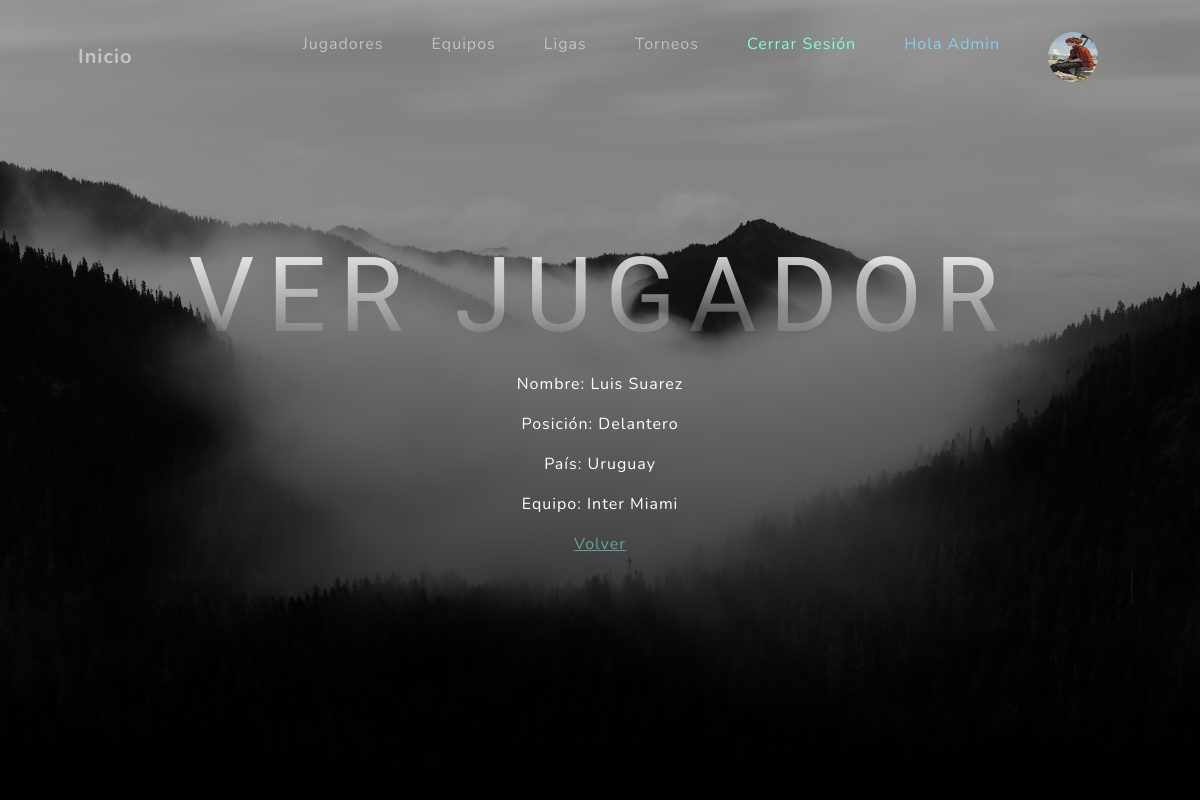
/FA/DetalleJugador/10 (signed in), run on the app's committed database.
### FootballApp/models.py (models this page shows, shortened)
class Avatar(models.Model):
    usuario = models.ForeignKey(User, on_delete=models.CASCADE)
    imagen = models.ImageField(upload_to="images", null=True, blank=True)

class Player(models.Model):
    nombre = models.CharField(max_length = 40)
    posicion = models.CharField(max_length = 15)
    pais = models.CharField(max_length = 20)
    equipo = models.CharField(max_length = 30)

### FootballApp/views.py (the view)
# urls.py: path('DetalleJugador/<int:pk>', PlayerDetail.as_view(), name="DetalleJugadores"),
class PlayerDetail(LoginRequiredMixin, DetailView):
    model = Player
    template_name = "Players/player_detail.html"

### FootballApp/templates/Players/player_detail.html
{% extends "padre.html" %}
{% load static %}
{% block Titulo %}
Ver Jugador
{% endblock Titulo %}
{% block cuerpo1 %}
<p style="color: white;">Nombre: {{player.nombre}}</p>
<p style="color: white;">Posición: {{player.posicion}}</p>
<p style="color: white;">País: {{player.pais}}</p>
<p style="color: white;">Equipo: {{player.equipo}}</p>
<a href="{% url 'ListaJugadores' %}">Volver</a>
{% endblock cuerpo1 %}

### FootballApp/templates/padre.html (shortened to what this page needs)
<!DOCTYPE html>
<html lang="en">
    <head>
        {% load static %}
        <link href="{% static 'css/styles.css' %}" rel="stylesheet" />
    </head>
    <body id="page-top">
        <nav class="navbar navbar-expand-lg navbar-light fixed-top" id="mainNav">
            <div class="container px-4 px-lg-5">
                <a class="navbar-brand" href="{% url 'Home' %}">Inicio</a>
                <div class="collapse navbar-collapse" id="navbarResponsive">
                    <ul class="navbar-nav ms-auto">
                        <li class="nav-item"><a class="nav-link" href="{% url 'ListaJugadores' %}">Jugadores</a></li>
                        <li class="nav-item"><a class="nav-link" href="{% url 'ListaEquipos' %}">Equipos</a></li>
                        <li class="nav-item"><a class="nav-link" href="{% url 'ListaLigas' %}">Ligas</a></li>
                        <li class="nav-item"><a class="nav-link" href="{% url 'ListaTorneos' %}">Torneos</a></li>
                        {% if user.is_authenticated %}
                        <li class="nav-item"><a style="color: aquamarine;" class="nav-link" href="{% url 'Logout' %}">Cerrar Sesión</a></li>
                        <li class="nav-item"><a style="color: skyblue;" class="nav-link" href="{% url 'EditarUsuario' %}">Hola {{user.username}}</a></li>
                        <li class="nav-item"><a class="nav-link" href="{% url 'AgregarAvatar' %}"><img src="{{user.avatar_set.last.imagen.url}}" style="border-radius: 50%;" width="50px" height="50px" alt="Foto de Perfil"></li></a>
                        {% else %}
                        <li class="nav-item"><a style="color: aquamarine;" class="nav-link" href="{% url 'SignIn' %}">Iniciar Sesión</a></li>
                        <li class="nav-item"><a style="color: aquamarine;" class="nav-link" href="{% url 'SignUp' %}">Registrarse</a></li>
                        {% endif %}
                    </ul>
                </div>
            </div>
        </nav>
        <header class="masthead">
            <div class="container px-4 px-lg-5 d-flex h-100 align-items-center justify-content-center">
                <div class="d-flex justify-content-center">
                    <div class="text-center">
                        <h1 style="color: white;" class="mx-auto my-0 text-uppercase">
                            {% block Titulo %}
                            {% endblock Titulo %}
                        </h1>
                        <br>
                            {% block cuerpo1 %}
                            {% endblock cuerpo1 %}
                    </div>
                </div>
            </div>
        </header>
    </body>
</html>

### data on the page
Player: nombre "Luis Suarez", posicion "Delantero", pais "Uruguay", equipo "Inter Miami"

### other printed values
{{ user.username }} "Admin"
